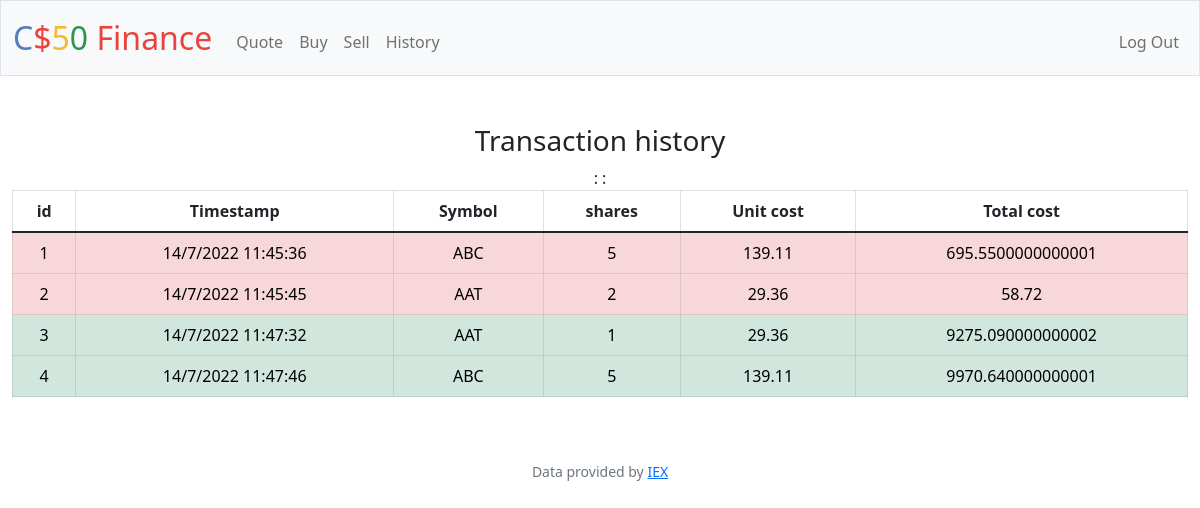
The page /history (signed in) on the database its author committed.
### tables this page shows
CREATE TABLE 'history' (
h_id INTEGER PRIMARY KEY AUTOINCREMENT NOT NULL,
user_id INTEGER,
symbol TEXT NOT NULL,
unit_cost NUMERIC NOT NULL,'shares' INTEGER NOT NULL,
total_cost NUMERIC NOT NULL,
second INTEGER,
minute INTEGER,
hour INTEGER,
day INTEGER,
month INTEGER,
year INTEGER, status INTEGER NOT NULL,
FOREIGN KEY(user_id) REFERENCES users(id)
);

### app.py (the view)
@app.route("/history")
@login_required
def history():
    data = db.execute("SELECT * FROM history WHERE user_id=?", session["user_id"])
    return render_template("history.html", data=data)

### app.py (called while the page is built)
@app.after_request
def after_request(response):
    response.headers["Cache-Control"] = "no-cache, no-store, must-revalidate"
    response.headers["Expires"] = 0
    response.headers["Pragma"] = "no-cache"
    return response

### helpers.py (called while the page is built)
def login_required(f):
    @wraps(f)
    def decorated_function(*args, **kwargs):
        if session.get("user_id") is None:
            return redirect("/login")
        return f(*args, **kwargs)
    return decorated_function

### templates/history.html (shortened to what this page needs)
{% extends "layout.html" %}
{% block main %}
<div class="mb-3">
    <h3>Transaction history</h3>
    <table class="table table-hover table-bordered">
        <thead>
            <th>id</th>
            <th>Timestamp</th>
            <th>Symbol</th>
            <th>shares</th>
            <th>Unit cost</th>
            <th>Total cost</th>
        </thead>
        <tbody>
            {% for stock in data %}
                {% if stock["status"] == 0 %}:
                    <tr class="table-danger">
                {% else %}
                    <tr class="table-success">
                {% endif %}
                    <td>{{ stock["h_id"] }}</td>
                    <td>{{ stock["day"] }}/{{ stock["month"] }}/{{ stock["year"] }}  {{ stock["hour"] }}:{{ stock["minute"] }}:{{ stock["second"] }}</td>
                    <td>{{ stock["symbol"] }}</td>
                    <td>{{ stock["shares"] }}</td>
                    <td>{{ stock["unit_cost"] }}</td>
                    <td>{{ stock["total_cost"] }}</td>
                </tr>
            {% endfor %}
        </tbody>
    </table>
</div>
{% endblock %}

### templates/layout.html (shortened to what this page needs)
<!DOCTYPE html>
<html lang="en">
    <head>
        <link href="https://cdn.jsdelivr.net/npm/bootstrap@5.1.3/dist/css/bootstrap.min.css" rel="stylesheet">
        <link href="/static/styles.css" rel="stylesheet">
    </head>
    <body>
        <nav class="bg-light border navbar navbar-expand-md navbar-light">
            <div class="container-fluid">
                <a class="navbar-brand" href="/"><span class="blue">C</span><span class="red">$</span><span class="yellow">5</span><span class="green">0</span> <span class="red">Finance</span></a>
                <div class="collapse navbar-collapse" id="navbar">
                    {% if session["user_id"] %}
                        <ul class="navbar-nav me-auto mt-2">
                            <li class="nav-item"><a class="nav-link" href="/quote">Quote</a></li>
                            <li class="nav-item"><a class="nav-link" href="/buy">Buy</a></li>
                            <li class="nav-item"><a class="nav-link" href="/sell">Sell</a></li>
                            <li class="nav-item"><a class="nav-link" href="/history">History</a></li>
                        </ul>
                        <ul class="navbar-nav ms-auto mt-2">
                            <li class="nav-item"><a class="nav-link" href="/logout">Log Out</a></li>
                        </ul>
                    {% else %}
                        <ul class="navbar-nav ms-auto mt-2">
                            <li class="nav-item"><a class="nav-link" href="/register">Register</a></li>
                            <li class="nav-item"><a class="nav-link" href="/login">Log In</a></li>
                        </ul>
                    {% endif %}
                </div>
            </div>
        </nav>
        <main class="container-fluid py-5 text-center">
            {% block main %}{% endblock %}
        </main>
        <footer class="mb-5 small text-center text-muted">
            Data provided by <a href="https://iexcloud.io/">IEX</a>
        </footer>
    </body>
</html>

### static/styles.css (style rules this page uses)
nav .navbar-brand { font-size: xx-large; }
nav .navbar-brand .blue { color: #537fbe; }
nav .navbar-brand .red { color: #ea433b; }
nav .navbar-brand .yellow { color: #f5b82e; }
nav .navbar-brand .green { color: #2e944b; }

### rows shown on the page
history: h_id "1", day "14", month "7", year "2022", hour "11", minute "45", second "36", symbol "ABC", shares "5", unit_cost "139.11", total_cost "695.5500000000001"
history: h_id "2", day "14", month "7", year "2022", hour "11", minute "45", second "45", symbol "AAT", shares "2", unit_cost "29.36", total_cost "58.72"
history: h_id "3", day "14", month "7", year "2022", hour "11", minute "47", second "32", symbol "AAT", shares "1", unit_cost "29.36", total_cost "9275.090000000002"
history: h_id "4", day "14", month "7", year "2022", hour "11", minute "47", second "46", symbol "ABC", shares "5", unit_cost "139.11", total_cost "9970.640000000001"
